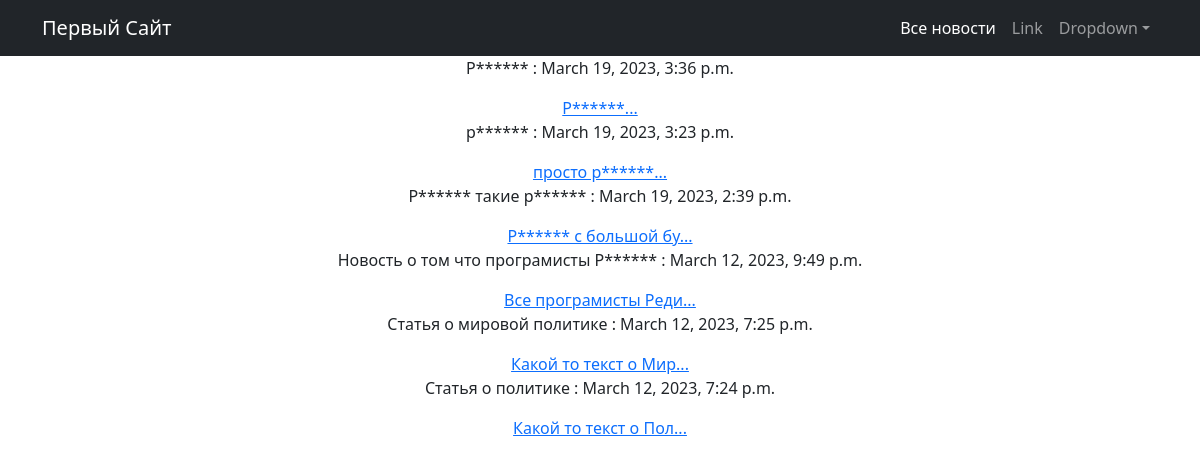
/newsapp/news/, run on the app's committed database.
### newsapp/models.py (models this page shows, shortened)
class Post(models.Model):
    Author = models.ForeignKey(Author, on_delete=models.CASCADE)
    NEWS = 'NW'
    ARTICLE = 'AR'
    CATEGORY_CHOICES = (
        (NEWS, 'Новость'),
        (ARTICLE, 'Статья')
    )
    categoryType = models.CharField(max_length=2, choices=CATEGORY_CHOICES, default=ARTICLE)
    dateCreation = models.DateTimeField(auto_now_add=True)
    postCategory = models.ManyToManyField(Category, through='PostCategory')
    title = models.CharField(max_length=128)
    text = models.TextField()
    rating = models.SmallIntegerField(default=0)
    def preview(self):
        return self.text[0:20] + '...'
    def get_absolute_url(self):
        return reverse('detail', kwargs={'id': self.id})

### newsapp/views.py (the view)
# urls.py: path('news/', index),
def index(reqest):
    news = Post.objects.all().order_by('-dateCreation')
    return render(reqest, 'news.html', context={'news': news})

### newsapp/templatetags/custom_filters.py (called while the page is built)
@register.filter()
def censor(text: str):
    text_list = text.split()
    for i in range(len(text_list)):
        for c in BAD_WORDS:
            if text_list[i].find(c) >= 0:
                repl_word = c[0] + (len(c) - 1) * '*'
                text_list[i] = text_list[i].replace(c, repl_word)
    return ' '.join(text_list)

### newsapp/templates/newsapp/news.html (shortened to what this page needs)
{% extends 'default.html' %}
{% load custom_filters %}

### newsapp/templates/newsapp/default.html (shortened to what this page needs)
<!DOCTYPE html>
{% load static %}
{% load custom_filters %}
<html lang="en">
    <head>
        <link href="{% static 'css/styles.css' %}" rel="stylesheet" />
    </head>
    <body>
        <nav class="navbar navbar-expand-lg navbar-dark bg-dark">
            <div class="container">
                <a class="navbar-brand" href="#">Первый Сайт</a>
                <div class="collapse navbar-collapse" id="navbarSupportedContent">
                    <ul class="navbar-nav ms-auto mb-2 mb-lg-0">
                        <li class="nav-item"><a class="nav-link active" aria-current="page" href="/newsapp/news/#">Все новости</a></li>
                        <li class="nav-item"><a class="nav-link" href="#">Link</a></li>
                        <li class="nav-item dropdown">
                            <a class="nav-link dropdown-toggle" id="navbarDropdown" href="#" role="button" data-bs-toggle="dropdown" aria-expanded="false">Dropdown</a>
                        </li>
                    </ul>
                </div>
            </div>
        </nav>
        <div class="container">
           <div class="row">
               <div class="col-lg-12 text-center">
                  {% for new in news %}
                   <p>{{ new.title|censor }} : {{ new.dateCreation }}</p>
                   <a href="{{ new.get_absolute_url }}">{{ new.preview|censor }} </a>
                  {% endfor %}
               </div>
           </div>
        </div>
    </body>
</html>

### data on the page
Post: title|censor "Р******", dateCreation "March 19, 2023, 3:36 p.m.", preview|censor "Р******..."
Post: title|censor "р******", dateCreation "March 19, 2023, 3:23 p.m.", preview|censor "просто р******..."
Post: title|censor "Р****** такие р******", dateCreation "March 19, 2023, 2:39 p.m.", preview|censor "Р****** с большой бу..."
Post: title|censor "Новость о том что програмисты Р******", dateCreation "March 12, 2023, 9:49 p.m.", preview|censor "Все програмисты Реди..."
Post: title|censor "Статья о мировой политике", dateCreation "March 12, 2023, 7:25 p.m.", preview|censor "Какой то текст о Мир..."
Post: title|censor "Статья о политике", dateCreation "March 12, 2023, 7:24 p.m.", preview|censor "Какой то текст о Пол..."
